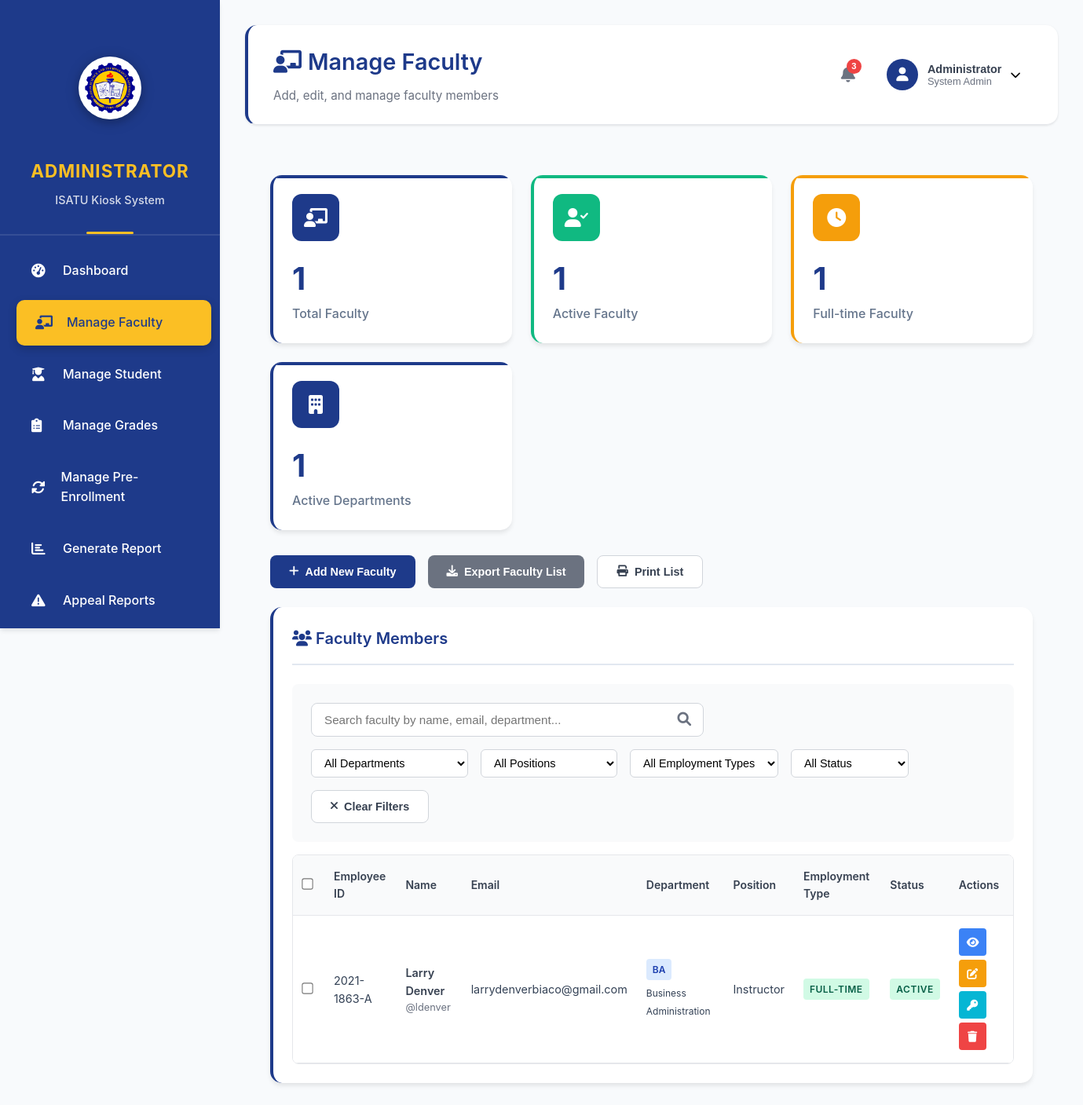
/view/manage_faculty.php (signed in), run on an earlier commit of the app's database.
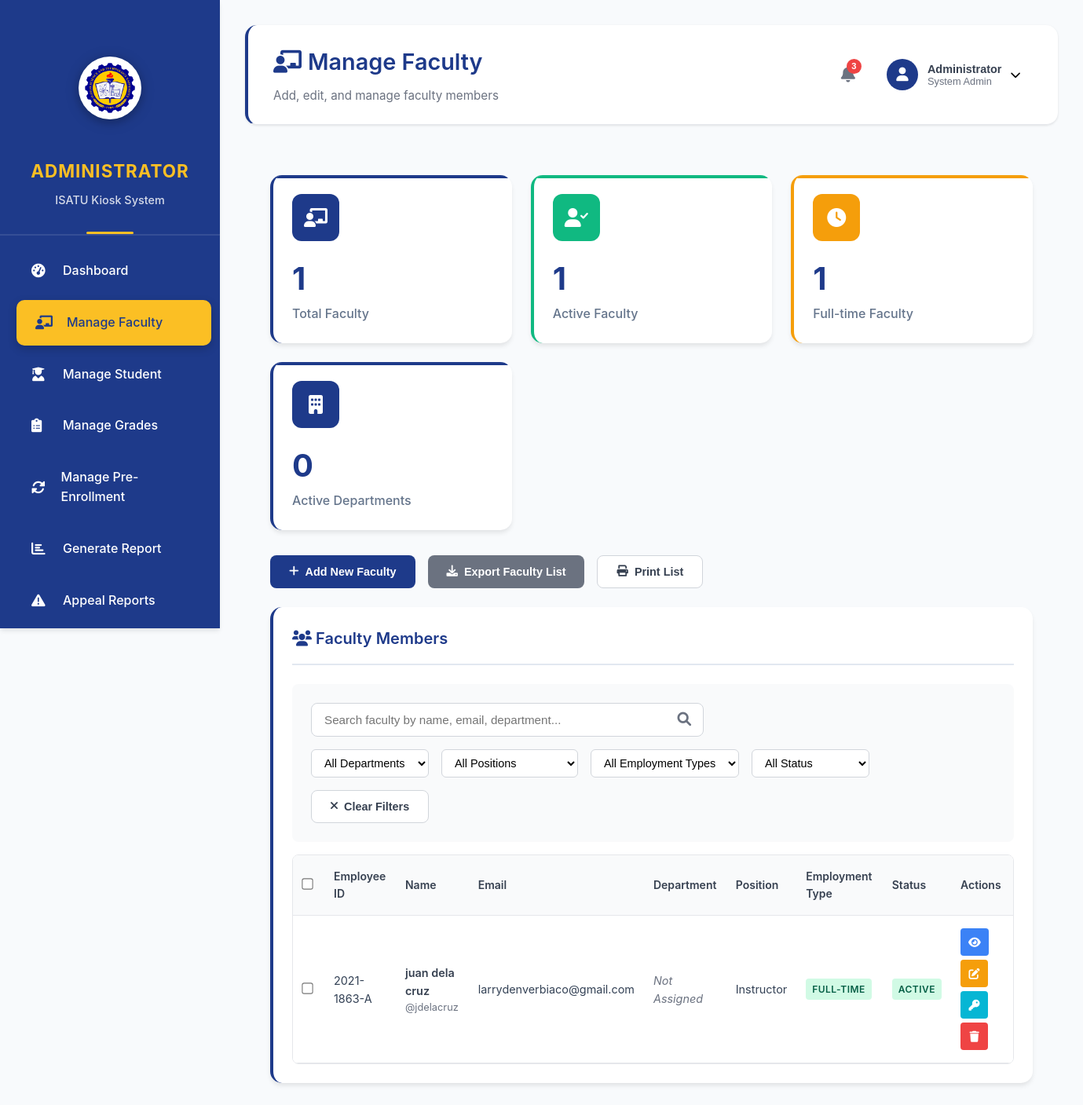
And on a later commit of the database.
### tables this page shows
CREATE TABLE `faculty_profiles` (
  `id` int(11) NOT NULL,
  `user_id` int(11) NOT NULL,
  `department_id` int(11) DEFAULT NULL,
  `position` enum('Professor','Associate Professor','Assistant Professor','Instructor','Lecturer') DEFAULT 'Instructor',
  `employment_type` enum('Full-time','Part-time','Contractual') DEFAULT 'Full-time',
  `specialization` varchar(255) DEFAULT NULL,
  `education` text DEFAULT NULL,
  `phone` varchar(20) DEFAULT NULL,
  `office_location` varchar(100) DEFAULT NULL,
  `consultation_hours` text DEFAULT NULL,
  `hire_date` date DEFAULT NULL,
  `biography` text DEFAULT NULL,
  `created_at` timestamp NOT NULL DEFAULT current_timestamp(),
  `updated_at` timestamp NOT NULL DEFAULT current_timestamp() ON UPDATE current_timestamp()
);

CREATE TABLE `users` (
  `id` int(11) NOT NULL,
  `username` varchar(50) NOT NULL,
  `email` varchar(100) NOT NULL,
  `password` varchar(255) NOT NULL,
  `first_name` varchar(50) NOT NULL,
  `last_name` varchar(50) NOT NULL,
  `role` enum('administrator','faculty','student') NOT NULL,
  `status` enum('active','inactive','suspended') DEFAULT 'active',
  `student_id` varchar(20) DEFAULT NULL,
  `employee_id` varchar(20) DEFAULT NULL,
  `birth_date` date DEFAULT NULL,
  `gender` enum('male','female','other') DEFAULT NULL,
  `address` text DEFAULT NULL,
  `contact_number` varchar(20) DEFAULT NULL,
  `emergency_contact` varchar(100) DEFAULT NULL,
  `emergency_phone` varchar(20) DEFAULT NULL,
  `profile_image` varchar(255) DEFAULT NULL,
  `created_at` timestamp NOT NULL DEFAULT current_timestamp(),
  `updated_at` timestamp NOT NULL DEFAULT current_timestamp() ON UPDATE current_timestamp()
);

### view/manage_faculty.php (the view, shortened to what the changed rows need)
<?php
require_once '../config/database.php';
$message = '';
try {
    $stmt = $pdo->prepare("
        SELECT
            u.id, u.username, u.email, u.first_name, u.last_name, u.employee_id, u.status, u.created_at,
            COALESCE(fp.department_id, NULL) as department_id,
            COALESCE(fp.position, 'Instructor') as position,
            COALESCE(fp.employment_type, 'Full-time') as employment_type,
            COALESCE(fp.specialization, '') as specialization,
            COALESCE(fp.phone, '') as phone,
            fp.hire_date,
            COALESCE(fp.consultation_hours, '') as consultation_hours,
            COALESCE(d.name, '') as department_name,
            COALESCE(d.code, '') as department_code
        FROM users u
        LEFT JOIN faculty_profiles fp ON u.id = fp.user_id
        LEFT JOIN departments d ON fp.department_id = d.id
        WHERE u.role = 'faculty'
        ORDER BY u.last_name, u.first_name
    ");
    $stmt->execute();
    $faculty_members = $stmt->fetchAll(PDO::FETCH_ASSOC);
} catch (PDOException $e) {
    $faculty_members = [];
    if (empty($message)) {
        $message = 'Error loading faculty data: ' . $e->getMessage();
        $message_type = 'error';
    }
}
$stats = ['total_faculty' => 0, 'active_faculty' => 0, 'fulltime_faculty' => 0, 'departments_with_faculty' => 0];
try {
    $stmt = $pdo->query("SELECT COUNT(*) FROM users WHERE role = 'faculty'");
    $stats['total_faculty'] = $stmt->fetchColumn();
    $stmt = $pdo->query("SELECT COUNT(*) FROM users WHERE role = 'faculty' AND status = 'active'");
    $stats['active_faculty'] = $stmt->fetchColumn();
    try {
        $stmt = $pdo->query("
            SELECT COUNT(*) FROM users u
            LEFT JOIN faculty_profiles fp ON u.id = fp.user_id
            WHERE u.role = 'faculty' AND COALESCE(fp.employment_type, 'Full-time') = 'Full-time'
        ");
        $stats['fulltime_faculty'] = $stmt->fetchColumn();
    } catch (PDOException $e) {
        $stats['fulltime_faculty'] = 0;
    }
    try {
        $stmt = $pdo->query("SELECT COUNT(DISTINCT fp.department_id) FROM faculty_profiles fp WHERE fp.department_id IS NOT NULL");
        $stats['departments_with_faculty'] = $stmt->fetchColumn();
    } catch (PDOException $e) {
        $stats['departments_with_faculty'] = 0;
    }
} catch (PDOException $e) {
    error_log("Faculty stats query failed: " . $e->getMessage());
}
?>
<!DOCTYPE html>
<html lang="en">
<head>
    <link href="https://cdnjs.cloudflare.com/ajax/libs/font-awesome/6.0.0/css/all.min.css" rel="stylesheet">
    <link href="../assets/css/admin_dashboard.css" rel="stylesheet">
    <link href="../assets/css/manage_faculty.css" rel="stylesheet">
</head>
<body>
    <div class="admin-layout">
        <?php include '../includes/sidebar.php'; ?>
        <div class="main-content">
            <?php include '../includes/header.php'; ?>
            <div class="dashboard-content">
                <div class="stats-grid">
                    <div class="stat-card info">
                        <div class="stat-card-header">
                            <div class="stat-icon info">
                            </div>
                        </div>
                        <div class="stat-value"><?php echo $stats['departments_with_faculty']; ?></div>
                        <div class="stat-label">Active Departments</div>
                    </div>
                </div>
                <div class="dashboard-card">
                    <div class="table-responsive">
                        <table class="data-table" id="facultyTable">
                            <thead>
                                <tr>
                                    <th class="select-all-header">
                                        <input type="checkbox" id="selectAll" onchange="selectAllFaculty()">
                                    </th>
                                    <th>Employee ID</th>
                                    <th>Name</th>
                                    <th>Email</th>
                                    <th>Department</th>
                                    <th>Position</th>
                                    <th>Employment Type</th>
                                    <th>Status</th>
                                    <th>Actions</th>
                                </tr>
                            </thead>
                            <tbody>
                                <?php if (empty($faculty_members)): ?>
                                    <tr>
                                        <td colspan="9" style="text-align: center; padding: 2rem; color: #6b7280;">
                                            <i class="fas fa-users" style="font-size: 3rem; margin-bottom: 1rem; opacity: 0.5;"></i>
                                            <p>No faculty members found. Click "Add New Faculty" to get started.</p>
                                        </td>
                                    </tr>
                                <?php else: ?>
                                    <?php foreach ($faculty_members as $faculty): ?>
                                        <tr>
                                            <td>
                                                <input type="checkbox" class="faculty-checkbox" value="<?php echo $faculty['id']; ?>" onchange="updateBulkActions()">
                                            </td>
                                            <td><?php echo htmlspecialchars($faculty['employee_id'] ?? 'N/A'); ?></td>
                                            <td>
                                                <div class="user-info">
                                                    <strong><?php echo htmlspecialchars($faculty['first_name'] . ' ' . $faculty['last_name']); ?></strong>
                                                    <small>@<?php echo htmlspecialchars($faculty['username']); ?></small>
                                                </div>
                                            </td>
                                            <td><?php echo htmlspecialchars($faculty['email']); ?></td>
                                            <td>
                                                <?php if (!empty($faculty['department_name'])): ?>
                                                    <span class="department-badge">
                                                        <?php echo htmlspecialchars($faculty['department_code']); ?>
                                                    </span>
                                                    <small><?php echo htmlspecialchars($faculty['department_name']); ?></small>
                                                <?php else: ?>
                                                    <span class="text-muted">Not Assigned</span>
                                                <?php endif; ?>
                                            </td>
                                            <td><?php echo htmlspecialchars($faculty['position']); ?></td>
                                            <td>
                                                <span class="badge badge-<?php echo strtolower(str_replace('-', '', $faculty['employment_type'])); ?>">
                                                    <?php echo htmlspecialchars($faculty['employment_type']); ?>
                                                </span>
                                            </td>
                                            <td>
                                                <span class="status-badge status-<?php echo $faculty['status']; ?>">
                                                    <?php echo ucfirst($faculty['status']); ?>
                                                </span>
                                            </td>
                                            <td>
                                                <div class="action-buttons">
                                                    <button class="btn-icon btn-primary" onclick="viewFaculty(<?php echo $faculty['id']; ?>)" title="View Details">
                                                        <i class="fas fa-eye"></i>
                                                    </button>
                                                    <button class="btn-icon btn-warning" onclick="editFaculty(<?php echo $faculty['id']; ?>)" title="Edit">
                                                        <i class="fas fa-edit"></i>
                                                    </button>
                                                    <button class="btn-icon btn-info" onclick="resetPassword(<?php echo $faculty['id']; ?>)" title="Reset Password">
                                                        <i class="fas fa-key"></i>
                                                    </button>
                                                    <button class="btn-icon btn-danger" onclick="deleteFaculty(<?php echo $faculty['id']; ?>, '<?php echo htmlspecialchars($faculty['first_name'] . ' ' . $faculty['last_name']); ?>')" title="Delete">
                                                        <i class="fas fa-trash"></i>
                                                    </button>
                                                </div>
                                            </td>
                                        </tr>
                                    <?php endforeach; ?>
                                <?php endif; ?>
                            </tbody>
                        </table>
                    </div>
                </div>
            </div>
        </div>
    </div>
</body>
</html>

What changed in the data, as far as the page shows it:
removed faculty_profiles: user.employee_id "2021-1863-A", user.last_name "Larry Denver", user.username "ldenver", user.email "larrydenverbiaco@gmail.com", department_code "BA", department_name "Business Administration", position "Instructor", employment_type "FULL-TIME", user.status "ACTIVE"
added faculty_profiles: user.employee_id "2021-1863-A", user.last_name "juan dela cruz", user.username "jdelacruz", user.email "larrydenverbiaco@gmail.com", shows "Not Assigned", position "Instructor", employment_type "FULL-TIME", user.status "ACTIVE"
Also different on the page:
$stats['departments_with_faculty']: "1" → "0"
